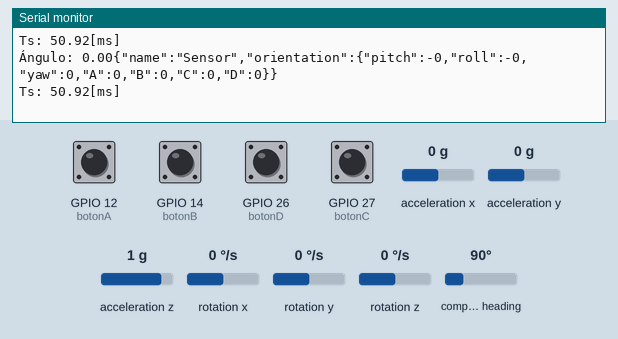
Recording of a sketch running on a simulated ESP32. On the bench: the last lines printed to the serial monitor. Inputs (shaded band) come from the test bench; at power-on: GPIO 12 (botonA), GPIO 14 (botonB), GPIO 26 (botonD), GPIO 27 (botonC) LOW, rotation x 0 °/s, acceleration x 0 g, acceleration y 0 g, acceleration z 1 g, rotation y 0 °/s, rotation z 0 °/s, compass heading 90°. WiFi joins after 1.5 s; servers stay silent unless stated.

Above: at 3.3 s.
3.4 s: rotation x set to -192 °/s
At 3.45 s:
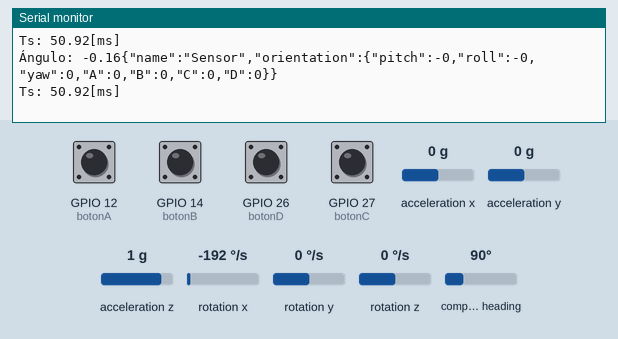
4.9 s: GPIO 12 (botonA) pulled HIGH for 0.15 s
6.5 s: GPIO 14 (botonB) pulled HIGH for 0.15 s
8.1 s: GPIO 26 (botonD) pulled HIGH for 0.15 s
9.7 s: GPIO 27 (botonC) pulled HIGH for 0.15 s
11.3 s: rotation x set to 100 °/s
At 11.34 s:
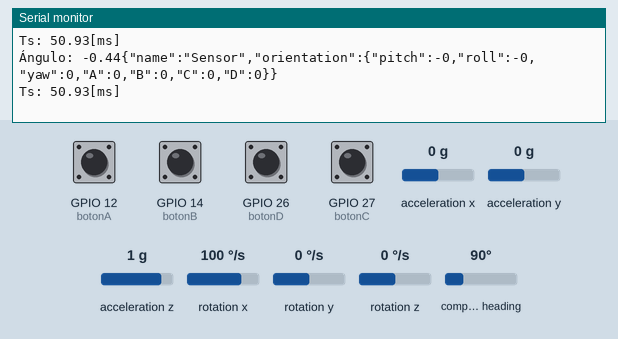
Timing chart, 0 to 14.3 s (numbered marks = the images above; inputs shaded):
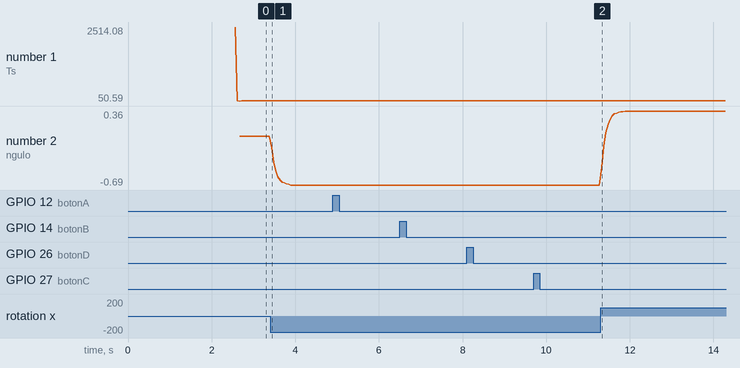

The sketch:

CodeArduino.ino
```cpp
#include <Wire.h>
#include <Adafruit_Sensor.h>
#include <Adafruit_BNO055.h>
#include <utility/imumaths.h>
#include <math.h>
#include <WiFi.h>
#include "ArduinoJson.h"
#include "AsyncUDP.h"
#include "Streaming.h"

#define BNO055_DELAY_MS (100)
#define WIFI_NETWORK "Meli"
#define WIFI_PASSWORD "consentida"
#define WIFI_TIMEOUT_MS 20000
#define SERVER "192.168.1.121"
#define PORT 3002

// Variables del filtro de Kalman
//float dt = 0.01; // Intervalo de tiempo entre mediciones (segundos)
float A[2][2] = {{1, 0.05}, {0, 1}}; // Matriz de transición de estado
float H[2][2] = {{1, 0}, {0, 1}}; // Matriz de observación
float Q[2][2] = {{0.001, 0}, {0, 0.001}}; // Matriz de ruido del proceso
float R[2][2] = {{0.00000127186019570198, 0}, {0, 0.00429478327689053}}; // Matriz de ruido de la medición
float P[2][2] = {{1, 0}, {0, 1}}; // Matriz de covarianza inicial
float x[2] = {0, 0}; // Estado inicial (ángulo y velocidad angular)

// Periodo de muestro
double t, t0 = 0;
const float Ts = 50000; //Periodo de muestreo en microsegundos

// Botones
const int botonA = 12;
const int botonB = 14;
const int botonC = 27;
const int botonD = 26;
int Ab = 0;
int Bb = 0;
int Cb = 0;
int Db = 0;


// Nivel Bateria
const int MAX_ANALOG_VAL = 4095;
const float MAX_BATTERY_VOLTAGE = 4.2; // El voltaje LiPoly máximo de una batería 3.7 es 4.2

//Sensor IMU BNO055
Adafruit_BNO055 sensor = Adafruit_BNO055();
float roll = 0; // Ángulo de medición de balanceo basado en mangetómetro
float pitch = 0; // Ángulo de medición de cabeceo basado en mangetómetro
float yaw = 0; // Ángulo de medición de guiñada basado en mangetómetro

//Json objeto
String json;

// Async UDPClient objeto
AsyncUDP udpClient;

// Variable boolena
bool isCal = false;
bool WifiReady = false;
bool I2CReady = false;
bool leidoBoton = false;
bool leidoIMU = false;

// Maquina de estados
enum State
{
  Inicio,
  Lectura,
  Procesamiento,
  Transmision
};

// Cambiador de estados
int conectado = 0;
int proceso = 0;

State currentState;

//Arranca Nayro Quintana
void setup() {
  // Declaración de pines ESP32
  // Entradas
  pinMode(botonA,INPUT_PULLDOWN);
  pinMode(botonB,INPUT_PULLDOWN);
  pinMode(botonC,INPUT_PULLDOWN);
  pinMode(botonD,INPUT_PULLDOWN);

  //Reloj externo
  sensor.setExtCrystalUse(true);

  // Iniciar puertos seriales
  Serial.begin(115200);

  // Inicio sistema
  currentState = Inicio;

  // Inicio periodo de muestreo
  t0 = micros();
}

void loop() {
  t = micros();
  //updateStateMachine();
  if (t < t0)
  {
    t0 = 0;
  }

  if (t - t0 >= Ts)
  {
    updateStateMachine();
    Serial.print("Ts: ");
    Serial.print((t - t0)/1000);
    Serial.println("[ms]");
    t0 = t;
  }

}

// Funciones

// Maquina de Estados

void updateStateMachine()
{
  switch (currentState)
  {
    case Inicio: stateInicio(); break;
    case Lectura: stateLectura(); break;
    case Procesamiento: stateProcesamiento(); break;
    case Transmision: stateTransmision(); break;
  }
}

// Transiciones
void stateInicio()
{
  if (conectado == 0)
    changeState(State::Inicio);
  if (conectado == 1)
    changeState(State::Lectura);
}

void stateLectura()
{
  if (conectado == 0)
    changeState(State::Inicio);
  if (proceso == 0)
    changeState(State::Lectura);
  if (proceso == 1)
    changeState(State::Procesamiento);
}

void stateProcesamiento()
{
  if (conectado == 0)
    changeState(State::Inicio);
  if (proceso == 0)
    changeState(State::Lectura);
  if (proceso == 1)
    changeState(State::Procesamiento);
  if (proceso == 2)
    changeState(State::Transmision);
}

void stateTransmision()
{
  if (conectado == 0)
    changeState(State::Inicio);
  if (proceso == 0)
    changeState(State::Lectura);
  if (proceso == 1)
    changeState(State::Procesamiento);
  if (proceso == 2)
    changeState(State::Transmision);
}

void changeState(State newState)
{
  currentState = newState;
  switch (currentState)
  {
    case State::Inicio: outputInicio();   break;
    case State::Lectura: outputLectura();   break;
    case State::Procesamiento: outputProcesamiento();   break;
    case State::Transmision: outputTransmision();   break;
    default: break;
  }
}

// Funciones estados
void outputInicio()
{
  connectToWiFi ();
  protocoI2C ();
  delay(1000);
  if (WifiReady == true && I2CReady == true)
    conectado = 1;
  Serial.println ("Conexión");
  Serial.println (conectado);
}

void outputLectura()
{
  LecturaBotones();
  lecturaBno055();
 // bateriaRevision();
  if (leidoBoton == true && leidoIMU == true)
    proceso = 1;
    leidoBoton = false;
    leidoIMU = false;
}

void outputProcesamiento()
{
  json = GetJSONString ("Sensor", pitch, roll, yaw, Ab, Bb, Cb, Db);
  Serial.println(json);
  proceso = 2;
}

void outputTransmision()
{
  UDPSendData(json);
  // delay(BNO055_DELAY_MS);
  proceso = 0;
}

// Conectarse  a WiFI
void connectToWiFi (){
  Serial.print ("Conexión a WiFI");
  WiFi.mode (WIFI_STA);
  WiFi.begin (WIFI_NETWORK, WIFI_PASSWORD);
  unsigned long startAttemptTime = millis ();
  while (WiFi.status () != WL_CONNECTED && millis() - startAttemptTime < WIFI_TIMEOUT_MS){
    Serial.print (".");
    delay(100);
  }


  // TODO: Tratamiento de errores
  if (WiFi.status () != WL_CONNECTED){
    Serial.print ("Fallido!");
  } else {
    Serial.print ("Conectado!");
    Serial.print (WiFi.localIP());
    WifiReady = true;
    Serial.println ("Wifi= ");
    Serial.println (WifiReady);
  }
}

//
void protocoI2C (){
  Serial.println ("I2C scaner. Scaneando ...");
  Wire.begin();
  byte i = 40;
  Wire.beginTransmission (i);
  if (Wire.endTransmission () == 0){
    Serial.print ("Dirección Encontrada : ");
    Serial.print (i, DEC);
    Serial.print (" (0x");
    Serial.print (i, HEX);
    Serial.println (")");
  } // Posibles Repuestas
  Serial.println ("Listo.");
  Serial.println (" dispositivo(s).");
  I2CReady = true;
  Serial.println ("I2C = ");
  Serial.println (I2CReady);
  if(!sensor.begin()){
    Serial.print("Ooops, no se ha detectado BNO055 ... ¡Compruebe su cableado o I2C ADDR!");
    while(1);
  }
}

void LecturaBotones (){
  Ab = digitalRead(botonA);
  Bb = digitalRead(botonB);
  Cb = digitalRead(botonC);
  Db = digitalRead(botonD);
  leidoBoton = true;
}


void lecturaBno055 (){
  uint8_t system, gyro, accel, mg = 0;
  sensor.getCalibration(&system, &gyro, &accel, &mg);

  imu::Quaternion quat = sensor.getQuat();
  quat.normalize ();
  imu::Vector<3> euler = quat.toEuler();
  yaw = euler.x() * 180/M_PI;
  pitch = euler.y() * -180/M_PI;
  roll = euler.z() * -180/M_PI;
  //Arranca
  //imu::Vector<3> euler = sensor.getVector(Adafruit_BNO055::VECTOR_EULER);
  imu::Vector<3> gyro_mac = sensor.getVector(Adafruit_BNO055::VECTOR_GYROSCOPE);

  // Crear el vector de medición Z
  float Z[2] = {euler.x(), gyro_mac.x()};

  // Actualizar el filtro de Kalman
  kalman_update(Z);


  // Imprimir el ángulo y la velocidad angular estimados
  Serial.print("Ángulo: "); Serial.print(x[0]* 180/M_PI);
  //  Finaliza

  imu::Vector<3> laccel = sensor.getVector(Adafruit_BNO055::VECTOR_LINEARACCEL);
  //Serial  << system << "," << accel << "," << gyro << "," << mg << "," << laccel.x() << "," << laccel.y() << "," << laccel.z() << ", Botones : A=" << A << ", B=" << B << ", C=" << C << endl;

  leidoIMU = true;
}

void bateriaRevision (){
  int rawValue = analogRead(32);
  // El Voltaje de referencia en ESP32 es 1.1V
  float voltageLevel = (rawValue / 4095.0) * 2 * 1.1 * 3.3; // calcular el nivel de tensión
  float batteryFraction = voltageLevel / MAX_BATTERY_VOLTAGE;
  Serial.println((String)"Sin procesar:" + rawValue + " Voltaje:" + voltageLevel + "V Porcentaje: " + (batteryFraction * 100) + "%");
}

String GetJSONString(String sensorName, float pitch, float roll, float yaw, int Ab, int Bb, int Cb,int Db)
{
    DynamicJsonDocument doc(1024);
    doc["name"] = sensorName;

    DynamicJsonDocument orientation(768);
    orientation["pitch"] = pitch;
    orientation["roll"] = roll;
    orientation["yaw"] = yaw;
    orientation["A"] = Ab;
    orientation["B"] = Bb;
    orientation["C"] = Cb;
    orientation["D"] = Db;
    doc["orientation"] = orientation;
    char docBuf[1024];
    serializeJson(doc, docBuf);
    return String(docBuf);
}

void UDPConnect()
{
    IPAddress ipAddress = IPAddress();
    ipAddress.fromString(SERVER);
    udpClient.connect(ipAddress, PORT);
    Serial.println ("Servidor conectado");
}

void UDPSendData(String message)
{
    char charBuffer[1024];
    message.toCharArray(charBuffer, 1024);
    if (udpClient.connected()){
      udpClient.broadcastTo(charBuffer, PORT);
    } else {
      Serial.println ("Servidor NO conectado");
      UDPConnect();
    }
}

// Función de multiplicación de matrices
void matmul(float A[][2], float B[][2], float C[][2], int m, int n, int p) {
  float temp[m][p];
  for (int i = 0; i < m; i++) {
    for (int j = 0; j < p; j++) {
      temp[i][j] = 0;
      for (int k = 0; k < n; k++) {
        temp[i][j] += A[i][k] * B[k][j];
      }
    }
  }
  for (int i = 0; i < m; i++) {
    for (int j = 0; j < p; j++) {
      C[i][j] = temp[i][j];
    }
  }
}

// Función de actualización del filtro de Kalman
void kalman_update(float Z[2]) {
  // Paso de predicción
  float x_pred[2] = {A[0][0] * x[0] + A[0][1] * x[1], A[1][0] * x[0] + A[1][1] * x[1]};
  float P_pred[2][2];
  float A_P[2][2];
  matmul(A, P, A_P, 2, 2, 2);

  // Calcular la traspuesta de A
  float A_T[2][2] = {{A[0][0], A[1][0]}, {A[0][1], A[1][1]}};

  // Calcular P_pred = A * P * A^T + Q
  matmul(A_P, A_T, P_pred, 2, 2, 2);
  P_pred[0][0] += Q[0][0]; P_pred[0][1] += Q[0][1];
  P_pred[1][0] += Q[1][0]; P_pred[1][1] += Q[1][1];

  // Paso de actualización
  float y[2] = {Z[0] - (H[0][0] * x_pred[0] + H[0][1] * x_pred[1]), Z[1] - (H[1][0] * x_pred[0] + H[1][1] * x_pred[1])};
  float S[2][2];
  matmul(H, P_pred, S, 2, 2, 2);
  S[0][0] += R[0][0]; S[0][1] += R[0][1];
  S[1][0] += R[1][0]; S[1][1] += R[1][1];

  float S_inv[2][2];
  float det_S = S[0][0] * S[1][1] - S[0][1] * S[1][0];
  S_inv[0][0] = S[1][1] / det_S;
  S_inv[0][1] = -S[0][1] / det_S;
  S_inv[1][0]= -S[1][0] / det_S;
  S_inv[1][1] = S[0][0] / det_S;

  float K[2][2];
  matmul(P_pred, H, K, 2, 2, 2);
  matmul(K, S_inv, K, 2, 2, 2);

  // Actualizar el estado y la matriz de covarianza
  x[0] = x_pred[0] + K[0][0] * y[0] + K[0][1] * y[1];
  x[1] = x_pred[1] + K[1][0] * y[0] + K[1][1] * y[1];

  float I[2][2] = {{1, 0}, {0, 1}};
  float KH[2][2] = {{I[0][0] - K[0][0] * H[0][0] - K[0][1] * H[1][0], I[0][1] - K[0][0] * H[0][1] - K[0][1] * H[1][1]},
                    {I[1][0] - K[1][0] * H[0][0] - K[1][1] * H[1][0], I[1][1] - K[1][0] * H[0][1] - K[1][1] * H[1][1]}};

  matmul(KH, P_pred, P, 2, 2, 2);
}
```

Measured:
- after the input at 3.4 s, the serial monitor: prints a new line at once (image 1)
- after the input at 11.3 s, the serial monitor: prints a new line at once (image 2)
- plotted number 1: 50.93 → 50.92 after the input at 11.3 s
- plotted number 2: 0 → -0.69 after the input at 3.4 s, -0.69 → 0.36 after the input at 11.3 s
